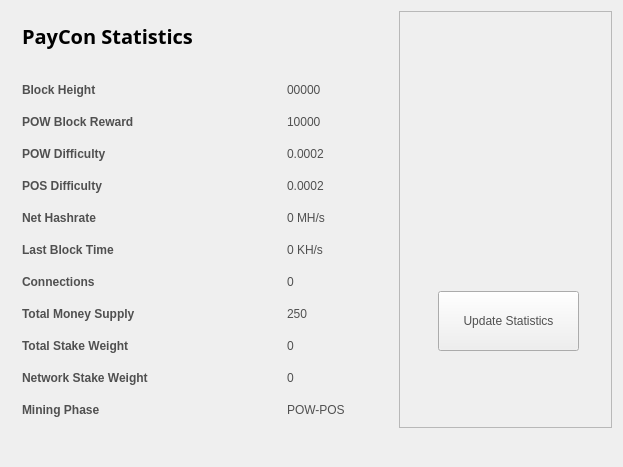
<?xml version="1.0" encoding="UTF-8"?>
<ui version="4.0">
 <class>StatisticsPage</class>
 <widget class="QWidget" name="StatisticsPage">
  <property name="windowModality">
   <enum>Qt::NonModal</enum>
  </property>
  <property name="geometry">
   <rect>
    <x>0</x>
    <y>0</y>
    <width>623</width>
    <height>467</height>
   </rect>
  </property>
  <property name="windowTitle">
   <string>Digging</string>
  </property>
  <property name="styleSheet">
   <string notr="true">color:#505050;
font-family:'Open Sans,sans-serif';</string>
  </property>
  <layout class="QGridLayout" name="gridLayout">
   <property name="sizeConstraint">
    <enum>QLayout::SetMaximumSize</enum>
   </property>
   <item row="0" column="1">
    <widget class="QFrame" name="frame">
     <property name="minimumSize">
      <size>
       <width>213</width>
       <height>0</height>
      </size>
     </property>
     <property name="frameShape">
      <enum>QFrame::StyledPanel</enum>
     </property>
     <property name="frameShadow">
      <enum>QFrame::Raised</enum>
     </property>
     <widget class="QPushButton" name="startButton">
      <property name="geometry">
       <rect>
        <x>39</x>
        <y>280</y>
        <width>141</width>
        <height>60</height>
       </rect>
      </property>
      <property name="sizePolicy">
       <sizepolicy hsizetype="Fixed" vsizetype="Fixed">
        <horstretch>0</horstretch>
        <verstretch>0</verstretch>
       </sizepolicy>
      </property>
      <property name="minimumSize">
       <size>
        <width>120</width>
        <height>60</height>
       </size>
      </property>
      <property name="autoFillBackground">
       <bool>false</bool>
      </property>
      <property name="styleSheet">
       <string notr="true"/>
      </property>
      <property name="text">
       <string>Update Statistics</string>
      </property>
     </widget>
     <widget class="QLabel" name="label">
      <property name="geometry">
       <rect>
        <x>10</x>
        <y>10</y>
        <width>191</width>
        <height>191</height>
       </rect>
      </property>
      <property name="text">
       <string/>
      </property>
      <property name="pixmap">
       <pixmap resource="../bitcoin.qrc">:/icons/coinbg</pixmap>
      </property>
      <property name="scaledContents">
       <bool>true</bool>
      </property>
     </widget>
    </widget>
   </item>
   <item row="0" column="0">
    <widget class="QFrame" name="gridFrame_2">
     <layout class="QGridLayout" name="gridLayout_4">
      <item row="3" column="0">
       <layout class="QFormLayout" name="formLayout_2">
        <property name="fieldGrowthPolicy">
         <enum>QFormLayout::FieldsStayAtSizeHint</enum>
        </property>
        <property name="horizontalSpacing">
         <number>139</number>
        </property>
        <property name="verticalSpacing">
         <number>18</number>
        </property>
        <property name="rightMargin">
         <number>0</number>
        </property>
        <item row="1" column="0">
         <widget class="QLabel" name="label_14">
          <property name="text">
           <string>&lt;html&gt;&lt;head/&gt;&lt;body&gt;&lt;p&gt;&lt;span style=&quot; font-weight:600;&quot;&gt;Block Height&lt;/span&gt;&lt;/p&gt;&lt;/body&gt;&lt;/html&gt;</string>
          </property>
         </widget>
        </item>
        <item row="1" column="1">
         <widget class="QLabel" name="heightBox">
          <property name="text">
           <string>00000</string>
          </property>
         </widget>
        </item>
        <item row="2" column="0">
         <widget class="QLabel" name="label_12">
          <property name="text">
           <string>&lt;html&gt;&lt;head/&gt;&lt;body&gt;&lt;p&gt;&lt;span style=&quot; font-weight:600;&quot;&gt;POW Block Reward&lt;/span&gt;&lt;/p&gt;&lt;/body&gt;&lt;/html&gt;</string>
          </property>
         </widget>
        </item>
        <item row="2" column="1">
         <widget class="QLabel" name="rewardBox">
          <property name="text">
           <string>10000</string>
          </property>
         </widget>
        </item>
        <item row="3" column="0">
         <widget class="QLabel" name="label_13">
          <property name="text">
           <string>&lt;html&gt;&lt;head/&gt;&lt;body&gt;&lt;p&gt;&lt;span style=&quot; font-weight:600;&quot;&gt;POW Difficulty&lt;/span&gt;&lt;/p&gt;&lt;/body&gt;&lt;/html&gt;</string>
          </property>
         </widget>
        </item>
        <item row="3" column="1">
         <widget class="QLabel" name="diffBox">
          <property name="text">
           <string>0.0002</string>
          </property>
         </widget>
        </item>
        <item row="4" column="0">
         <widget class="QLabel" name="label_9">
          <property name="text">
           <string>&lt;html&gt;&lt;head/&gt;&lt;body&gt;&lt;p&gt;&lt;span style=&quot; font-weight:600;&quot;&gt;POS Difficulty&lt;/span&gt;&lt;/p&gt;&lt;/body&gt;&lt;/html&gt;</string>
          </property>
         </widget>
        </item>
        <item row="4" column="1">
         <widget class="QLabel" name="diffBox2">
          <property name="text">
           <string>0.0002</string>
          </property>
         </widget>
        </item>
        <item row="5" column="1">
         <widget class="QLabel" name="pawrateBox">
          <property name="text">
           <string>0 MH/s</string>
          </property>
         </widget>
        </item>
        <item row="6" column="0">
         <widget class="QLabel" name="label3_2">
          <property name="sizePolicy">
           <sizepolicy hsizetype="Preferred" vsizetype="Maximum">
            <horstretch>0</horstretch>
            <verstretch>0</verstretch>
           </sizepolicy>
          </property>
          <property name="text">
           <string>&lt;html&gt;&lt;head/&gt;&lt;body&gt;&lt;p&gt;&lt;span style=&quot; font-weight:600;&quot;&gt;Last Block Time&lt;/span&gt;&lt;/p&gt;&lt;/body&gt;&lt;/html&gt;</string>
          </property>
         </widget>
        </item>
        <item row="6" column="1">
         <widget class="QLabel" name="localBox">
          <property name="text">
           <string>0 KH/s</string>
          </property>
         </widget>
        </item>
        <item row="7" column="0">
         <widget class="QLabel" name="label1_2">
          <property name="text">
           <string>&lt;html&gt;&lt;head/&gt;&lt;body&gt;&lt;p&gt;&lt;span style=&quot; font-weight:600;&quot;&gt;Connections&lt;/span&gt;&lt;/p&gt;&lt;/body&gt;&lt;/html&gt;</string>
          </property>
         </widget>
        </item>
        <item row="7" column="1">
         <widget class="QLabel" name="connectionBox">
          <property name="text">
           <string>0</string>
          </property>
         </widget>
        </item>
        <item row="8" column="0">
         <widget class="QLabel" name="label_8">
          <property name="text">
           <string>&lt;html&gt;&lt;head/&gt;&lt;body&gt;&lt;p&gt;&lt;span style=&quot; font-weight:600;&quot;&gt;Total Money Supply&lt;/span&gt;&lt;/p&gt;&lt;/body&gt;&lt;/html&gt;</string>
          </property>
         </widget>
        </item>
        <item row="8" column="1">
         <widget class="QLabel" name="volumeBox">
          <property name="text">
           <string>250</string>
          </property>
         </widget>
        </item>
        <item row="9" column="0">
         <widget class="QLabel" name="label_10">
          <property name="text">
           <string>&lt;html&gt;&lt;head/&gt;&lt;body&gt;&lt;p&gt;&lt;span style=&quot; font-weight:600;&quot;&gt;Total Stake Weight&lt;/span&gt;&lt;/p&gt;&lt;/body&gt;&lt;/html&gt;</string>
          </property>
         </widget>
        </item>
        <item row="9" column="1">
         <widget class="QLabel" name="minBox">
          <property name="text">
           <string>0</string>
          </property>
         </widget>
        </item>
        <item row="10" column="0">
         <widget class="QLabel" name="label_11">
          <property name="text">
           <string>&lt;html&gt;&lt;head/&gt;&lt;body&gt;&lt;p&gt;&lt;span style=&quot; font-weight:600;&quot;&gt;Network Stake Weight&lt;/span&gt;&lt;/p&gt;&lt;/body&gt;&lt;/html&gt;</string>
          </property>
         </widget>
        </item>
        <item row="10" column="1">
         <widget class="QLabel" name="maxBox">
          <property name="text">
           <string>0</string>
          </property>
         </widget>
        </item>
        <item row="11" column="0">
         <widget class="QLabel" name="label_15">
          <property name="text">
           <string>&lt;html&gt;&lt;head/&gt;&lt;body&gt;&lt;p&gt;&lt;span style=&quot; font-weight:600;&quot;&gt;Mining Phase&lt;/span&gt;&lt;/p&gt;&lt;/body&gt;&lt;/html&gt;</string>
          </property>
         </widget>
        </item>
        <item row="11" column="1">
         <widget class="QLabel" name="cBox">
          <property name="text">
           <string>POW-POS</string>
          </property>
         </widget>
        </item>
        <item row="5" column="0">
         <widget class="QLabel" name="label_16">
          <property name="text">
           <string>&lt;html&gt;&lt;head/&gt;&lt;body&gt;&lt;p&gt;&lt;span style=&quot; font-weight:600;&quot;&gt;Net Hashrate&lt;/span&gt;&lt;/p&gt;&lt;/body&gt;&lt;/html&gt;</string>
          </property>
         </widget>
        </item>
       </layout>
      </item>
      <item row="1" column="0">
       <layout class="QHBoxLayout" name="horizontalLayout_4">
        <property name="spacing">
         <number>7</number>
        </property>
        <item>
         <widget class="QLabel" name="label_5">
          <property name="font">
           <font>
            <family>Open Sans,sans-serif</family>
           </font>
          </property>
          <property name="text">
           <string>&lt;html&gt;&lt;head/&gt;&lt;body&gt;&lt;p&gt;&lt;span style=&quot; font-size:20px; font-weight:600; color:#000000;&quot;&gt;PayCon Statistics&lt;/span&gt;&lt;/p&gt;&lt;/body&gt;&lt;/html&gt;</string>
          </property>
         </widget>
        </item>
        <item>
         <spacer name="horizontalSpacer_2">
          <property name="orientation">
           <enum>Qt::Horizontal</enum>
          </property>
          <property name="sizeHint" stdset="0">
           <size>
            <width>40</width>
            <height>20</height>
           </size>
          </property>
         </spacer>
        </item>
       </layout>
      </item>
      <item row="2" column="0">
       <spacer name="verticalSpacer_2">
        <property name="orientation">
         <enum>Qt::Vertical</enum>
        </property>
        <property name="sizeHint" stdset="0">
         <size>
          <width>20</width>
          <height>40</height>
         </size>
        </property>
       </spacer>
      </item>
     </layout>
    </widget>
   </item>
   <item row="1" column="0">
    <spacer name="verticalSpacer">
     <property name="orientation">
      <enum>Qt::Vertical</enum>
     </property>
     <property name="sizeHint" stdset="0">
      <size>
       <width>20</width>
       <height>40</height>
      </size>
     </property>
    </spacer>
   </item>
  </layout>
 </widget>
 <layoutdefault spacing="6" margin="11"/>
 <resources>
  <include location="../bitcoin.qrc"/>
 </resources>
 <connections/>
</ui>
